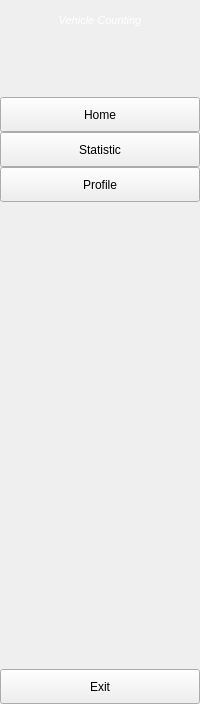
     <widget class="QWidget" name="full_menu_widget" native="true">
      <property name="minimumSize">
       <size>
        <width>150</width>
        <height>0</height>
       </size>
      </property>
      <layout class="QVBoxLayout" name="verticalLayout_4">
       <property name="spacing">
        <number>0</number>
       </property>
       <property name="leftMargin">
        <number>0</number>
       </property>
       <property name="topMargin">
        <number>0</number>
       </property>
       <property name="rightMargin">
        <number>0</number>
       </property>
       <property name="bottomMargin">
        <number>0</number>
       </property>
       <item>
        <layout class="QHBoxLayout" name="horizontalLayout">
         <item>
          <widget class="QLabel" name="label_2">
           <property name="maximumSize">
            <size>
             <width>40</width>
             <height>40</height>
            </size>
           </property>
           <property name="text">
            <string/>
           </property>
           <property name="pixmap">
            <pixmap resource="resource.qrc">:/icons/icons/h.ico</pixmap>
           </property>
           <property name="scaledContents">
            <bool>true</bool>
           </property>
          </widget>
         </item>
        </layout>
       </item>
       <item>
        <layout class="QVBoxLayout" name="verticalLayout_2">
         <item>
          <widget class="QLabel" name="label_3">
           <property name="font">
            <font>
             <pointsize>8</pointsize>
             <weight>50</weight>
             <italic>true</italic>
             <bold>false</bold>
            </font>
           </property>
           <property name="styleSheet">
            <string notr="true">color: rgb(255, 255, 255);</string>
           </property>
           <property name="text">
            <string>Vehicle Counting</string>
           </property>
           <property name="alignment">
            <set>Qt::AlignCenter</set>
           </property>
          </widget>
         </item>
         <item>
          <widget class="QWidget" name="widget_4" native="true">
           <property name="minimumSize">
            <size>
             <width>30</width>
             <height>0</height>
            </size>
           </property>
           <property name="styleSheet">
            <string notr="true">background-color: rgb(0, 0, 0);</string>
           </property>
          </widget>
         </item>
         <item>
          <spacer name="verticalSpacer_5">
           <property name="orientation">
            <enum>Qt::Vertical</enum>
           </property>
           <property name="sizeHint" stdset="0">
            <size>
             <width>20</width>
             <height>70</height>
            </size>
           </property>
          </spacer>
         </item>
         <item>
          <widget class="QPushButton" name="home_btn_2">
           <property name="minimumSize">
            <size>
             <width>0</width>
             <height>35</height>
            </size>
           </property>
           <property name="text">
            <string>Home</string>
           </property>
           <property name="icon">
            <iconset resource="resource.qrc">
             <normaloff>:/icons/icons/home.ico</normaloff>:/icons/icons/home.ico</iconset>
           </property>
           <property name="iconSize">
            <size>
             <width>20</width>
             <height>20</height>
            </size>
           </property>
           <property name="checkable">
            <bool>true</bool>
           </property>
           <property name="autoExclusive">
            <bool>true</bool>
           </property>
          </widget>
         </item>
         <item>
          <widget class="QPushButton" name="statistic_btn_2">
           <property name="minimumSize">
            <size>
             <width>0</width>
             <height>35</height>
            </size>
           </property>
           <property name="text">
            <string>Statistic</string>
           </property>
           <property name="icon">
            <iconset resource="resource.qrc">
             <normaloff>:/icons/icons/graph.ico</normaloff>:/icons/icons/graph.ico</iconset>
           </property>
           <property name="iconSize">
            <size>
             <width>20</width>
             <height>20</height>
            </size>
           </property>
           <property name="checkable">
            <bool>true</bool>
           </property>
           <property name="autoExclusive">
            <bool>true</bool>
           </property>
          </widget>
         </item>
         <item>
          <widget class="QPushButton" name="settings_btn_2">
           <property name="minimumSize">
            <size>
             <width>0</width>
             <height>35</height>
            </size>
           </property>
           <property name="text">
            <string>Profile</string>
           </property>
           <property name="icon">
            <iconset>
             <normaloff>:/icons/icons/profile.ico</normaloff>:/icons/icons/profile.ico</iconset>
           </property>
           <property name="iconSize">
            <size>
             <width>20</width>
             <height>20</height>
            </size>
           </property>
           <property name="checkable">
            <bool>true</bool>
           </property>
           <property name="autoExclusive">
            <bool>true</bool>
           </property>
          </widget>
         </item>
        </layout>
       </item>
       <item>
        <spacer name="verticalSpacer_2">
         <property name="orientation">
          <enum>Qt::Vertical</enum>
         </property>
         <property name="sizeHint" stdset="0">
          <size>
           <width>20</width>
           <height>467</height>
          </size>
         </property>
        </spacer>
       </item>
       <item>
        <widget class="QPushButton" name="exit_btn_2">
         <property name="minimumSize">
          <size>
           <width>0</width>
           <height>35</height>
          </size>
         </property>
         <property name="text">
          <string>Exit</string>
         </property>
         <property name="icon">
          <iconset resource="resource.qrc">
           <normaloff>:/icons/icons/exit.ico</normaloff>:/icons/icons/exit.ico</iconset>
         </property>
         <property name="iconSize">
          <size>
           <width>20</width>
           <height>20</height>
          </size>
         </property>
        </widget>
       </item>
      </layout>
     </widget>
